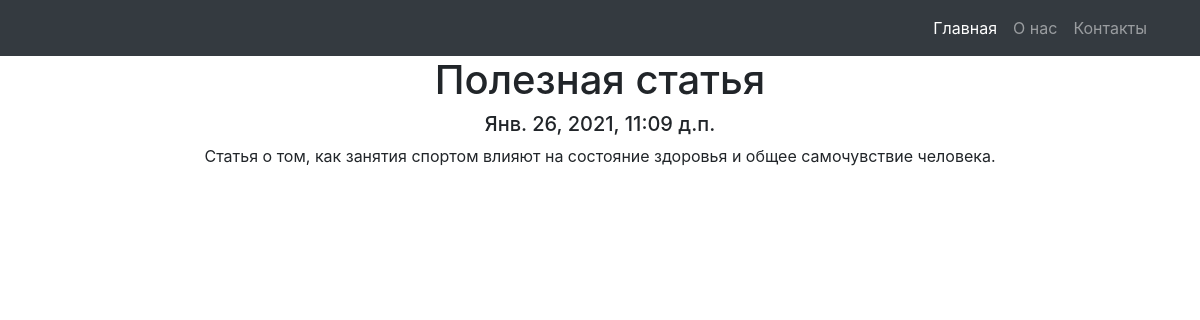
Screenshot of /news/7 with the database file from the repository.
### news/models.py (models this page shows, shortened)
class Post(models.Model):
    author = models.ForeignKey(Author, on_delete=models.CASCADE, verbose_name='Автор')
    NEWS = 'NW'
    ARTICLE = 'AR'
    POST_TYPES = [
        (NEWS, 'News'),
        (ARTICLE, 'Article'),
    ]
    type = models.CharField(max_length=2, choices=POST_TYPES, default=NEWS, verbose_name='Тип')
    created_time = models.DateTimeField(auto_now_add=True, verbose_name='Дата и время')
    category = models.ManyToManyField(Category, through='PostCategory', verbose_name='Категория')
    header = models.CharField(max_length=255, verbose_name='Название')
    article_text = models.TextField(verbose_name='Текст')
    post_raiting = models.IntegerField(default=0, verbose_name='Рейтинг')
    def __str__(self):
        return self.header
    class Meta:
        verbose_name = 'Пост'
        verbose_name_plural = 'Посты'

### news/views.py (the view)
# urls.py: path('<int:pk>', PostDetail.as_view(), name='new'),
class PostDetail(DetailView):
    model = Post
    template_name = 'new.html'
    context_object_name = 'post'

### news/templates/news/new.html (shortened to what this page needs)
{% extends 'flatpages/default.html' %}
{% block content %}
<h1>{{ post }}</h1>
<h5>{{ post.created_time }}</h5>
<p>{{ post.article_text }}</p>
{% endblock content %}

### rows the page displays
Post: header "Полезная статья", created_time "Янв. 26, 2021, 11:09 д.п.", article_text "Статья о том, как занятия спортом влияют на состояние здоровья и общее самочувствие человека."
